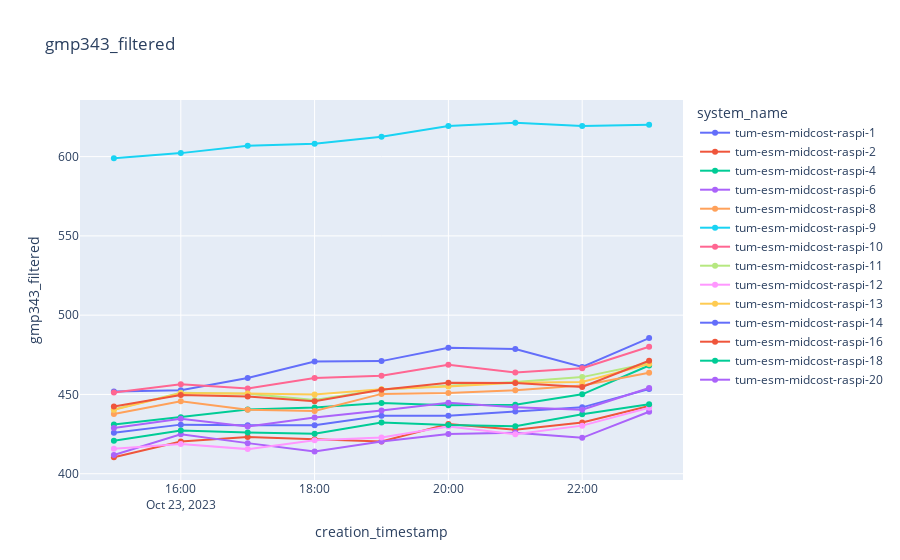

The notebook cell this image was saved under:
### Code cell
plot_sensor_measurement(df,sensor_id,col_name="gmp343_filtered",filter=filter)

### Figure 1 — Plotly figure (JSON) as saved in the notebook; plotly's stock layout.template omitted (floating-point values rounded to 4 significant figures)
{"data": [{"hovertemplate": "system_name=tum-esm-midcost-raspi-1<br>creation_timestamp=%{x}<br>gmp343_filtered=%{y}<extra></extra>", "legendgroup": "tum-esm-midcost-raspi-1", "line": {"color": "#636efa", "dash": "solid"}, "marker": {"symbol": "circle"}, "mode": "markers+lines", "name": "tum-esm-midcost-raspi-1", "orientation": "v", "showlegend": true, "type": "scatter", "x": ["2023-10-23T15:00:00+00:00", "2023-10-23T16:00:00+00:00", "2023-10-23T17:00:00+00:00", "2023-10-23T18:00:00+00:00", "2023-10-23T19:00:00+00:00", "2023-10-23T20:00:00+00:00", "2023-10-23T21:00:00+00:00", "2023-10-23T22:00:00+00:00", "2023-10-23T23:00:00+00:00"], "xaxis": "x", "y": [451.8, 452.6, 460.4, 470.7, 471.0, 479.4, 478.7, 467.4, 485.5], "yaxis": "y"}, {"hovertemplate": "system_name=tum-esm-midcost-raspi-2<br>creation_timestamp=%{x}<br>gmp343_filtered=%{y}<extra></extra>", "legendgroup": "tum-esm-midcost-raspi-2", "line": {"color": "#EF553B", "dash": "solid"}, "marker": {"symbol": "circle"}, "mode": "markers+lines", "name": "tum-esm-midcost-raspi-2", "orientation": "v", "showlegend": true, "type": "scatter", "x": ["2023-10-23T15:00:00+00:00", "2023-10-23T16:00:00+00:00", "2023-10-23T17:00:00+00:00", "2023-10-23T18:00:00+00:00", "2023-10-23T19:00:00+00:00", "2023-10-23T20:00:00+00:00", "2023-10-23T21:00:00+00:00", "2023-10-23T22:00:00+00:00", "2023-10-23T23:00:00+00:00"], "xaxis": "x", "y": [410.4, 420.4, 423.2, 421.7, 420.3, 431.4, 427.7, 432.3, 442.7], "yaxis": "y"}, {"hovertemplate": "system_name=tum-esm-midcost-raspi-4<br>creation_timestamp=%{x}<br>gmp343_filtered=%{y}<extra></extra>", "legendgroup": "tum-esm-midcost-raspi-4", "line": {"color": "#00cc96", "dash": "solid"}, "marker": {"symbol": "circle"}, "mode": "markers+lines", "name": "tum-esm-midcost-raspi-4", "orientation": "v", "showlegend": true, "type": "scatter", "x": ["2023-10-23T15:00:00+00:00", "2023-10-23T16:00:00+00:00", "2023-10-23T17:00:00+00:00", "2023-10-23T18:00:00+00:00", "2023-10-23T19:00:00+00:00", "2023-10-23T20:00:00+00:00", "2023-10-23T21:00:00+00:00", "2023-10-23T22:00:00+00:00", "2023-10-23T23:00:00+00:00"], "xaxis": "x", "y": [431.0, 435.6, 440.4, 441.8, 444.6, 443.3, 443.6, 450.1, 468.2], "yaxis": "y"}, {"hovertemplate": "system_name=tum-esm-midcost-raspi-6<br>creation_timestamp=%{x}<br>gmp343_filtered=%{y}<extra></extra>", "legendgroup": "tum-esm-midcost-raspi-6", "line": {"color": "#ab63fa", "dash": "solid"}, "marker": {"symbol": "circle"}, "mode": "markers+lines", "name": "tum-esm-midcost-raspi-6", "orientation": "v", "showlegend": true, "type": "scatter", "x": ["2023-10-23T15:00:00+00:00", "2023-10-23T16:00:00+00:00", "2023-10-23T17:00:00+00:00", "2023-10-23T18:00:00+00:00", "2023-10-23T19:00:00+00:00", "2023-10-23T20:00:00+00:00", "2023-10-23T21:00:00+00:00", "2023-10-23T22:00:00+00:00", "2023-10-23T23:00:00+00:00"], "xaxis": "x", "y": [411.8, 424.9, 419.3, 414.0, 420.3, 425.0, 425.9, 422.6, 439.1], "yaxis": "y"}, {"hovertemplate": "system_name=tum-esm-midcost-raspi-8<br>creation_timestamp=%{x}<br>gmp343_filtered=%{y}<extra></extra>", "legendgroup": "tum-esm-midcost-raspi-8", "line": {"color": "#FFA15A", "dash": "solid"}, "marker": {"symbol": "circle"}, "mode": "markers+lines", "name": "tum-esm-midcost-raspi-8", "orientation": "v", "showlegend": true, "type": "scatter", "x": ["2023-10-23T15:00:00+00:00", "2023-10-23T16:00:00+00:00", "2023-10-23T17:00:00+00:00", "2023-10-23T18:00:00+00:00", "2023-10-23T19:00:00+00:00", "2023-10-23T20:00:00+00:00", "2023-10-23T21:00:00+00:00", "2023-10-23T22:00:00+00:00", "2023-10-23T23:00:00+00:00"], "xaxis": "x", "y": [437.7, 445.7, 440.4, 439.6, 450.4, 450.9, 452.7, 455.7, 463.7], "yaxis": "y"}, {"hovertemplate": "system_name=tum-esm-midcost-raspi-9<br>creation_timestamp=%{x}<br>gmp343_filtered=%{y}<extra></extra>", "legendgroup": "tum-esm-midcost-raspi-9", "line": {"color": "#19d3f3", "dash": "solid"}, "marker": {"symbol": "circle"}, "mode": "markers+lines", "name": "tum-esm-midcost-raspi-9", "orientation": "v", "showlegend": true, "type": "scatter", "x": ["2023-10-23T15:00:00+00:00", "2023-10-23T16:00:00+00:00", "2023-10-23T17:00:00+00:00", "2023-10-23T18:00:00+00:00", "2023-10-23T19:00:00+00:00", "2023-10-23T20:00:00+00:00", "2023-10-23T21:00:00+00:00", "2023-10-23T22:00:00+00:00", "2023-10-23T23:00:00+00:00"], "xaxis": "x", "y": [598.9, 602.2, 606.8, 608.1, 612.5, 619.3, 621.4, 619.3, 620.1], "yaxis": "y"}, {"hovertemplate": "system_name=tum-esm-midcost-raspi-10<br>creation_timestamp=%{x}<br>gmp343_filtered=%{y}<extra></extra>", "legendgroup": "tum-esm-midcost-raspi-10", "line": {"color": "#FF6692", "dash": "solid"}, "marker": {"symbol": "circle"}, "mode": "markers+lines", "name": "tum-esm-midcost-raspi-10", "orientation": "v", "showlegend": true, "type": "scatter", "x": ["2023-10-23T15:00:00+00:00", "2023-10-23T16:00:00+00:00", "2023-10-23T17:00:00+00:00", "2023-10-23T18:00:00+00:00", "2023-10-23T19:00:00+00:00", "2023-10-23T20:00:00+00:00", "2023-10-23T21:00:00+00:00", "2023-10-23T22:00:00+00:00", "2023-10-23T23:00:00+00:00"], "xaxis": "x", "y": [451.3, 456.4, 453.7, 460.4, 461.8, 468.7, 463.9, 466.6, 480.1], "yaxis": "y"}, {"hovertemplate": "system_name=tum-esm-midcost-raspi-11<br>creation_timestamp=%{x}<br>gmp343_filtered=%{y}<extra></extra>", "legendgroup": "tum-esm-midcost-raspi-11", "line": {"color": "#B6E880", "dash": "solid"}, "marker": {"symbol": "circle"}, "mode": "markers+lines", "name": "tum-esm-midcost-raspi-11", "orientation": "v", "showlegend": true, "type": "scatter", "x": ["2023-10-23T15:00:00+00:00", "2023-10-23T16:00:00+00:00", "2023-10-23T17:00:00+00:00", "2023-10-23T18:00:00+00:00", "2023-10-23T19:00:00+00:00", "2023-10-23T20:00:00+00:00", "2023-10-23T21:00:00+00:00", "2023-10-23T22:00:00+00:00", "2023-10-23T23:00:00+00:00"], "xaxis": "x", "y": [440.6, 451.0, 450.4, 446.5, 453.1, 455.3, 457.8, 460.9, 469.7], "yaxis": "y"}, {"hovertemplate": "system_name=tum-esm-midcost-raspi-12<br>creation_timestamp=%{x}<br>gmp343_filtered=%{y}<extra></extra>", "legendgroup": "tum-esm-midcost-raspi-12", "line": {"color": "#FF97FF", "dash": "solid"}, "marker": {"symbol": "circle"}, "mode": "markers+lines", "name": "tum-esm-midcost-raspi-12", "orientation": "v", "showlegend": true, "type": "scatter", "x": ["2023-10-23T15:00:00+00:00", "2023-10-23T16:00:00+00:00", "2023-10-23T17:00:00+00:00", "2023-10-23T18:00:00+00:00", "2023-10-23T19:00:00+00:00", "2023-10-23T20:00:00+00:00", "2023-10-23T21:00:00+00:00", "2023-10-23T22:00:00+00:00", "2023-10-23T23:00:00+00:00"], "xaxis": "x", "y": [415.7, 418.8, 415.5, 421.1, 422.8, 429.8, 425.0, 430.3, 441.6], "yaxis": "y"}, {"hovertemplate": "system_name=tum-esm-midcost-raspi-13<br>creation_timestamp=%{x}<br>gmp343_filtered=%{y}<extra></extra>", "legendgroup": "tum-esm-midcost-raspi-13", "line": {"color": "#FECB52", "dash": "solid"}, "marker": {"symbol": "circle"}, "mode": "markers+lines", "name": "tum-esm-midcost-raspi-13", "orientation": "v", "showlegend": true, "type": "scatter", "x": ["2023-10-23T15:00:00+00:00", "2023-10-23T16:00:00+00:00", "2023-10-23T17:00:00+00:00", "2023-10-23T18:00:00+00:00", "2023-10-23T19:00:00+00:00", "2023-10-23T20:00:00+00:00", "2023-10-23T21:00:00+00:00", "2023-10-23T22:00:00+00:00", "2023-10-23T23:00:00+00:00"], "xaxis": "x", "y": [440.3, 450.7, 450.6, 450.0, 453.3, 455.0, 457.4, 457.9, 469.2], "yaxis": "y"}, {"hovertemplate": "system_name=tum-esm-midcost-raspi-14<br>creation_timestamp=%{x}<br>gmp343_filtered=%{y}<extra></extra>", "legendgroup": "tum-esm-midcost-raspi-14", "line": {"color": "#636efa", "dash": "solid"}, "marker": {"symbol": "circle"}, "mode": "markers+lines", "name": "tum-esm-midcost-raspi-14", "orientation": "v", "showlegend": true, "type": "scatter", "x": ["2023-10-23T15:00:00+00:00", "2023-10-23T16:00:00+00:00", "2023-10-23T17:00:00+00:00", "2023-10-23T18:00:00+00:00", "2023-10-23T19:00:00+00:00", "2023-10-23T20:00:00+00:00", "2023-10-23T21:00:00+00:00", "2023-10-23T22:00:00+00:00", "2023-10-23T23:00:00+00:00"], "xaxis": "x", "y": [425.8, 431.0, 430.6, 430.6, 436.6, 436.5, 439.3, 441.9, 453.4], "yaxis": "y"}, {"hovertemplate": "system_name=tum-esm-midcost-raspi-16<br>creation_timestamp=%{x}<br>gmp343_filtered=%{y}<extra></extra>", "legendgroup": "tum-esm-midcost-raspi-16", "line": {"color": "#EF553B", "dash": "solid"}, "marker": {"symbol": "circle"}, "mode": "markers+lines", "name": "tum-esm-midcost-raspi-16", "orientation": "v", "showlegend": true, "type": "scatter", "x": ["2023-10-23T15:00:00+00:00", "2023-10-23T16:00:00+00:00", "2023-10-23T17:00:00+00:00", "2023-10-23T18:00:00+00:00", "2023-10-23T19:00:00+00:00", "2023-10-23T20:00:00+00:00", "2023-10-23T21:00:00+00:00", "2023-10-23T22:00:00+00:00", "2023-10-23T23:00:00+00:00"], "xaxis": "x", "y": [442.3, 449.6, 448.8, 445.7, 452.9, 457.4, 457.2, 454.8, 471.2], "yaxis": "y"}, {"hovertemplate": "system_name=tum-esm-midcost-raspi-18<br>creation_timestamp=%{x}<br>gmp343_filtered=%{y}<extra></extra>", "legendgroup": "tum-esm-midcost-raspi-18", "line": {"color": "#00cc96", "dash": "solid"}, "marker": {"symbol": "circle"}, "mode": "markers+lines", "name": "tum-esm-midcost-raspi-18", "orientation": "v", "showlegend": true, "type": "scatter", "x": ["2023-10-23T15:00:00+00:00", "2023-10-23T16:00:00+00:00", "2023-10-23T17:00:00+00:00", "2023-10-23T18:00:00+00:00", "2023-10-23T19:00:00+00:00", "2023-10-23T20:00:00+00:00", "2023-10-23T21:00:00+00:00", "2023-10-23T22:00:00+00:00", "2023-10-23T23:00:00+00:00"], "xaxis": "x", "y": [420.8, 427.3, 426.1, 425.2, 432.4, 430.8, 429.9, 437.5, 443.8], "yaxis": "y"}, {"hovertemplate": "system_name=tum-esm-midcost-raspi-20<br>creation_timestamp=%{x}<br>gmp343_filtered=%{y}<extra></extra>", "legendgroup": "tum-esm-midcost-raspi-20", "line": {"color": "#ab63fa", "dash": "solid"}, "marker": {"symbol": "circle"}, "mode": "markers+lines", "name": "tum-esm-midcost-raspi-20", "orientation": "v", "showlegend": true, "type": "scatter", "x": ["2023-10-23T15:00:00+00:00", "2023-10-23T16:00:00+00:00", "2023-10-23T17:00:00+00:00", "2023-10-23T18:00:00+00:00", "2023-10-23T19:00:00+00:00", "2023-10-23T20:00:00+00:00", "2023-10-23T21:00:00+00:00", "2023-10-23T22:00:00+00:00", "2023-10-23T23:00:00+00:00"], "xaxis": "x", "y": [428.9, 434.7, 429.7, 435.5, 439.9, 444.8, 442.0, 440.3, 454.0], "yaxis": "y"}], "layout": {"legend": {"title": {"text": "system_name"}, "tracegroupgap": 0}, "title": {"text": "gmp343_filtered"}, "xaxis": {"anchor": "y", "domain": [0, 1], "title": {"text": "creation_timestamp"}}, "yaxis": {"anchor": "x", "domain": [0, 1], "title": {"text": "gmp343_filtered"}}}}
